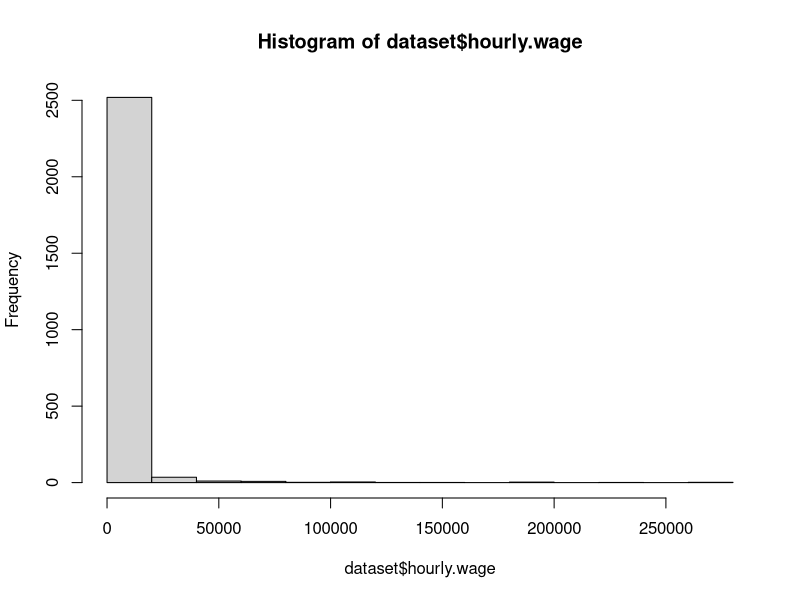
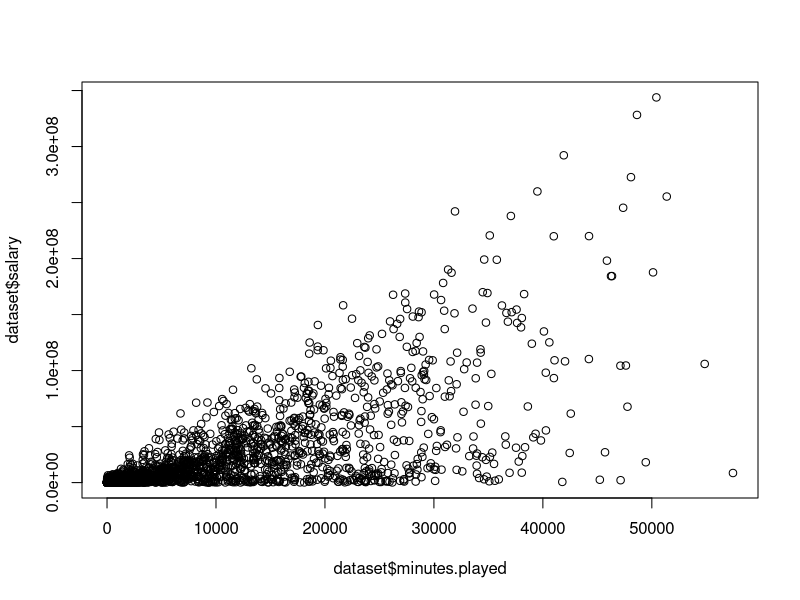

Generate these figures, in order, with R:
library(tidyverse)

dataset <- read.csv("salaries.csv", header=T)

hist(dataset$hourly.wage)
summary(dataset$hourly.wage)

plot(dataset$salary ~ dataset$minutes.played)